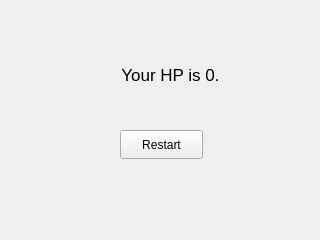
<?xml version="1.0" encoding="UTF-8"?>
<ui version="4.0">
 <class>Message</class>
 <widget class="QWidget" name="Message">
  <property name="geometry">
   <rect>
    <x>0</x>
    <y>0</y>
    <width>320</width>
    <height>240</height>
   </rect>
  </property>
  <property name="minimumSize">
   <size>
    <width>320</width>
    <height>240</height>
   </size>
  </property>
  <property name="maximumSize">
   <size>
    <width>320</width>
    <height>240</height>
   </size>
  </property>
  <property name="windowTitle">
   <string>Form</string>
  </property>
  <widget class="QPushButton" name="restartBtn">
   <property name="geometry">
    <rect>
     <x>120</x>
     <y>130</y>
     <width>83</width>
     <height>29</height>
    </rect>
   </property>
   <property name="text">
    <string>Restart</string>
   </property>
  </widget>
  <widget class="QLabel" name="label">
   <property name="geometry">
    <rect>
     <x>60</x>
     <y>60</y>
     <width>221</width>
     <height>31</height>
    </rect>
   </property>
   <property name="font">
    <font>
     <pointsize>13</pointsize>
    </font>
   </property>
   <property name="text">
    <string>Your HP is 0.</string>
   </property>
   <property name="textFormat">
    <enum>Qt::RichText</enum>
   </property>
   <property name="alignment">
    <set>Qt::AlignCenter</set>
   </property>
  </widget>
 </widget>
 <resources/>
 <connections/>
</ui>
